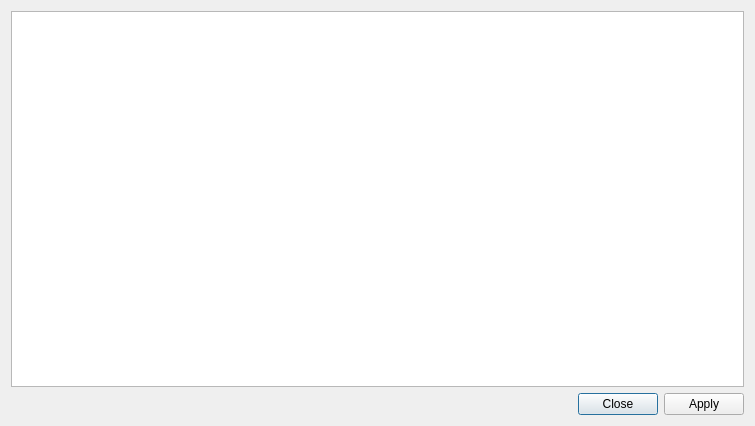
<?xml version="1.0" encoding="UTF-8"?>
<ui version="4.0">
 <class>Dialog</class>
 <widget class="QDialog" name="Dialog">
  <property name="geometry">
   <rect>
    <x>0</x>
    <y>0</y>
    <width>755</width>
    <height>426</height>
   </rect>
  </property>
  <property name="windowTitle">
   <string>Check compiler</string>
  </property>
  <layout class="QVBoxLayout" name="verticalLayout">
   <item>
    <widget class="QTextEdit" name="textEdit">
     <property name="readOnly">
      <bool>true</bool>
     </property>
    </widget>
   </item>
   <item>
    <widget class="QDialogButtonBox" name="buttonBox">
     <property name="orientation">
      <enum>Qt::Horizontal</enum>
     </property>
     <property name="standardButtons">
      <set>QDialogButtonBox::Apply|QDialogButtonBox::Close</set>
     </property>
     <property name="centerButtons">
      <bool>false</bool>
     </property>
    </widget>
   </item>
  </layout>
 </widget>
 <resources/>
 <connections>
  <connection>
   <sender>buttonBox</sender>
   <signal>accepted()</signal>
   <receiver>Dialog</receiver>
   <slot>accept()</slot>
   <hints>
    <hint type="sourcelabel">
     <x>248</x>
     <y>254</y>
    </hint>
    <hint type="destinationlabel">
     <x>157</x>
     <y>274</y>
    </hint>
   </hints>
  </connection>
  <connection>
   <sender>buttonBox</sender>
   <signal>rejected()</signal>
   <receiver>Dialog</receiver>
   <slot>reject()</slot>
   <hints>
    <hint type="sourcelabel">
     <x>316</x>
     <y>260</y>
    </hint>
    <hint type="destinationlabel">
     <x>286</x>
     <y>274</y>
    </hint>
   </hints>
  </connection>
 </connections>
</ui>
